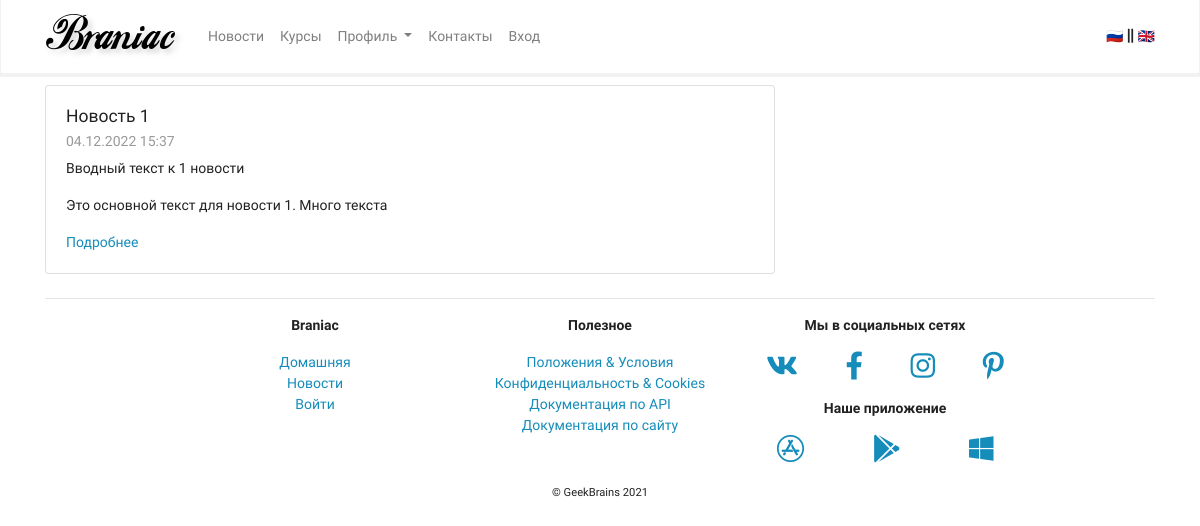
The page /mainapp/news/1 on the database its author committed.
### mainapp/models.py (models this page shows, shortened)
class News(models.Model):  #для этого создаём класс, который наследуется от модуля models и в нём класс Model
    title = models.CharField(max_length=256, verbose_name='Заголовок')  # Это типы полей.
    preamble = models.CharField(max_length=1024, verbose_name='Вступление')
    body = models.TextField(verbose_name='Содержимое')  # сюда с помощью редактора передаётся html-разметка
    body_as_markdown = models.BooleanField(default=False, verbose_name='Разметка в формате Markdown')  # Это указатель,
    created_at = models.DateTimeField(auto_now_add=True, verbose_name='Создан')
    update_at = models.DateTimeField(auto_now=True, verbose_name='Обновлён')  # автоматичеки заполняется
    deleted = models.BooleanField(default=False, verbose_name='Удалено')  # это поле сообщает удалена запись или нет.
    class Meta:
        verbose_name = 'новость'
        verbose_name_plural = 'новости'  # plural - множественное число

### mainapp/views.py (the view)
# urls.py: path('news/<pk>', views.NewsDetail.as_view(), name='news_detail'),  # контролер, который выводит отдельные новости
class NewsDetail(TemplateView):  # вывод дной конкретной новости
    template_name = 'mainapp/news_detail.html'
    def get_context_data(self, **kwargs):
        context_data = super().get_context_data(**kwargs)
        context_data['object'] = get_object_or_404(News, pk=self.kwargs.get('pk'))  # get_object_or_404 - это
        return context_data

### mainapp/context_processor.py (called while the page is built)
def my_context_processor(request):  # request - поступающий запрос
    return {
        'foo': 'bar'  # на нужную страницу добавляем {{ foo }} и там отобразится bar
    }

### mainapp/templates/mainapp/news_detail.html
{% extends 'mainapp/base.html' %}
{% block content%}
    <div class="row">
      <div class="col-lg-8">
        <div class="card my-2">
          <div class="card-body">
            <h5 class="card-title">{{ object.title }}</h5>
            <h6 class="card-subtitle mb-2 text-muted">{{ object.created_at|date:"d.m.Y H:i" }}</h6>
            <p class="card-text">{{ object.preamble }}</p>
            <p class="card-text">{{ object.body|safe }}</p>
            <a href="#" class="card-link">Подробнее</a>
          </div>
        </div>
      </div>
    </div>
{% endblock%}

### rows shown on the page
News: title "Новость 1", created_at "04.12.2022 15:37", preamble "Вводный текст к 1 новости", body "Это основной текст для новости 1. Много текста"
